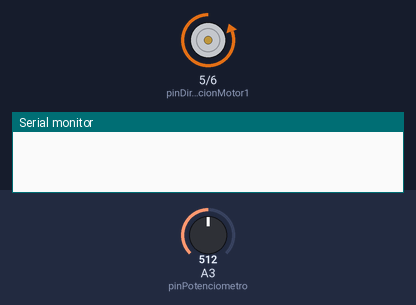
Recording of a sketch running on a simulated Arduino Uno, built with avr-gcc and run on an emulated ATmega328P. Parts: motor-driver pin pairs drawn as motors (green arrow = first pin HIGH = forward, orange = second pin HIGH = backward, longer = more drive, scaled by the enable pin), the last lines printed to the serial monitor. The test bench sets the inputs (shaded band); at power-on: A3 (pinPotenciometro) = 512.

Above: at 1.2 s.
1.3 s: A3 (pinPotenciometro) set to 495
At 1.9 s:
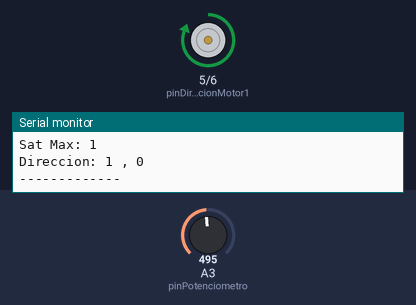
2.8 s: A3 (pinPotenciometro) set to 55
4.3 s: A3 (pinPotenciometro) set to 46
At 5.3 s:
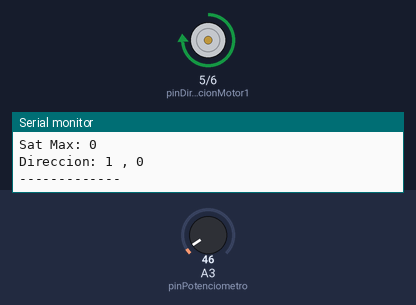
5.8 s: A3 (pinPotenciometro) set to 716
At 6.5 s:
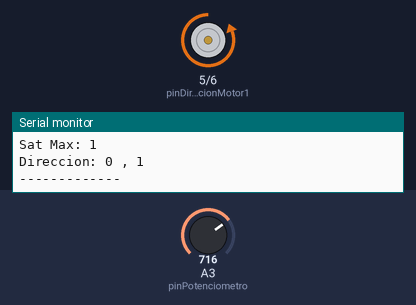
Timing chart, 0 to 8.3 s (numbered marks = the images above; inputs shaded):
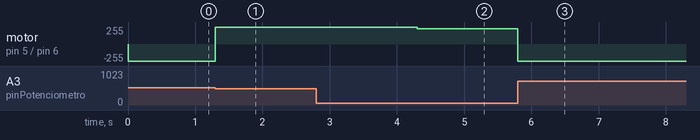

The sketch:

PIDDCMotorEncoder.ino
```cpp
int referencia = 511; // Valor deseado
// byte pinEncoder = A2; (Utilizar en vez de la referencia)
// int valorActualEncoder = 0; (Utilizar junto con el pin del Encoder)
byte pinPotenciometro = A3; // Señal de entrada del potenciometro 0 a 1023 mapeados a un voltaje de 0 a 5 V
int pinControlPWM = 3; // Señal de salida PWM para el control de velocidad mediante enable
int pinDireccionMotor1 = 5; // Señal de salida de direccion del motor 1
int pinDireccionMotor2 = 6; // Señal de salida direccion del motor 2
int valorActualPotenciometro = 0; // Valor del potenciometro temporal para realizar calculos.
int PWM = 0; // Valor que se enviara al pin de control PWM (3)
int error = 0; // Valor de la señal de error del sistema de control.
float control = 0.1; // Valor de la señal de control del sistema de control

float KP = 0.2; // Constante proporcional para el sistema de control P.
float KD = 2.0; // Constante derivativo para el sistema de control PD.
float KI = 0.0; // Constante integral para el sistema de control PID.
int valorSaturacionMinima = 50; // Constante para saturar el sistema.
int valorSaturacionMaxima = 255; // Constante para saturar el sistema.

float Theta, Theta_d;
int val_prev =0;
float e, e_prev = 0, inte, inte_prev = 0;
float Vmax = 12;
float Vmin = -12;
float V = 0.1; //IGUAL A CONTROL
const byte PWMPin = 6;
const byte DirPin1 = 7;
const byte DirPin2 = 8;

int unidadTiempo;
unsigned long tiempoActual;
unsigned long tiempoPasado = 0;
unsigned long errorPasado = 0;
const unsigned long eventInterval = 1500;
unsigned long previousTime = 0;
bool satMinAct = false;
bool satMaxAct = false;

void setup() {
  pinMode(pinControlPWM, OUTPUT);
  pinMode(pinDireccionMotor1,OUTPUT);
  pinMode(pinDireccionMotor2, OUTPUT);
  Serial.begin (9600);
}

void loop() {

  valorActualPotenciometro = analogRead(pinPotenciometro); // Pot con valor entre 0 y 1023
  // valorActualEncoder = analogRead(pinEncoder);
  tiempoActual = millis();
  unidadTiempo = (tiempoActual - tiempoPasado);
  error = referencia - valorActualPotenciometro; // Luego cambiar la referencia por valorActualEncoder
  // integracionError = integracionPasada + (unidadTiempo * (error + errorPasado) / 2);
  // control = KP * error + KI * integracionError + (KD * (error - errorPasado) / unidadTiempo);
  control = (KP * error) + (KD * (error - errorPasado) / unidadTiempo);

  // Si el error es mayor o igual a 1 (0 a 512) entonces PWM es el valor del pot 0 a 1023 * el control 0 a 51.2
  // Saturar señal en el intervalo y finalmente establecer direccion.

  if (control > 5) {
      control = 5;
      // integracionError = integracionPasada;
    }
  if (control < 1) {
    control = 1;
    // integracionError = integracionPasada;
    // valorPasadoPotenciometro = valorActualPotenciometro;
  }

  if (error >=1) {
    PWM = valorActualPotenciometro*control;
    //PWM = map(valorActualPotenciometro, 511, 1023, 0 , 255);
    satMinAct = false;
    satMaxAct = false;
    if (PWM < valorSaturacionMinima) {PWM = valorSaturacionMinima; satMinAct = true;}
    if (PWM >= valorSaturacionMaxima) {PWM = valorSaturacionMaxima; satMaxAct = true;}
    digitalWrite(pinDireccionMotor1, HIGH);
    digitalWrite(pinDireccionMotor2, LOW);
  }

  // Si el error es menor a 0 (-1 a -511) entonces PWM es 255
  // Saturar señal en el intervalo y finalmente establecer direccion.
  if (error < 0) {
    PWM = 255;
    //PWM = map(valorActualPotenciometro, 511, 0, 0 , 255);
    satMinAct = false;
    satMaxAct = false;
    if (PWM < 50) { PWM = 50; satMinAct = true;}
    if (PWM >= 255) { PWM = 255; satMaxAct = true;}
    digitalWrite(pinDireccionMotor1, LOW);
    digitalWrite(pinDireccionMotor2, HIGH);
  }

  analogWrite(pinControlPWM, PWM); // Señal de salida

  unsigned long currentTime = millis();
  if (currentTime - previousTime >= eventInterval) {
      Serial.println();
      Serial.print("-------------"); Serial.println();
      Serial.print("Pot Feedback: "); Serial.print(valorActualPotenciometro); Serial.println();
      Serial.print("Error: "); Serial.print(error); Serial.println();
      Serial.print("Control: "); Serial.print(control); Serial.println();
      Serial.print("PWM: "); Serial.print(PWM); Serial.println();
      Serial.print("Sat Min: ");  Serial.print(satMinAct); Serial.println();
      Serial.print("Sat Max: "); Serial.print(satMaxAct); Serial.println();
      Serial.print("Direccion: "); Serial.print(digitalRead(pinDireccionMotor1)); Serial.print(" , "); Serial.print(digitalRead(pinDireccionMotor2)); Serial.println();
      Serial.print("-------------");
      previousTime = currentTime;
  }
}
```

Measured:
- the behaviour switches between 511 and 510 on A3 (pinPotenciometro) (found by bisection; images 0 and 1)
- after the input at 1.3 s, motor on pin 5 (pinDireccionMotor1) / pin 6 (pinDireccionMotor2): backward 255/255 → forward 255/255 at once
- after the input at 4.3 s, motor on pin 5 (pinDireccionMotor1) / pin 6 (pinDireccionMotor2): forward 255/255 → forward 230/255 at once
- after the input at 5.8 s, motor on pin 5 (pinDireccionMotor1) / pin 6 (pinDireccionMotor2): forward 230/255 → backward 255/255 at once
